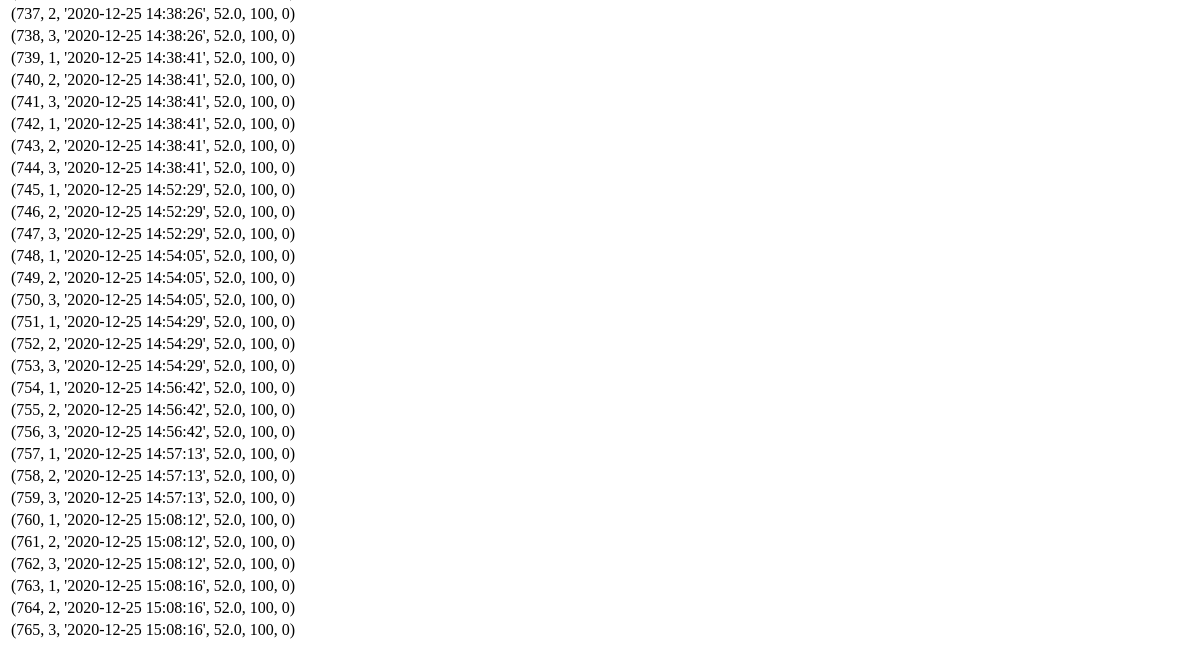
Before: /records (lower part) with the older database file.
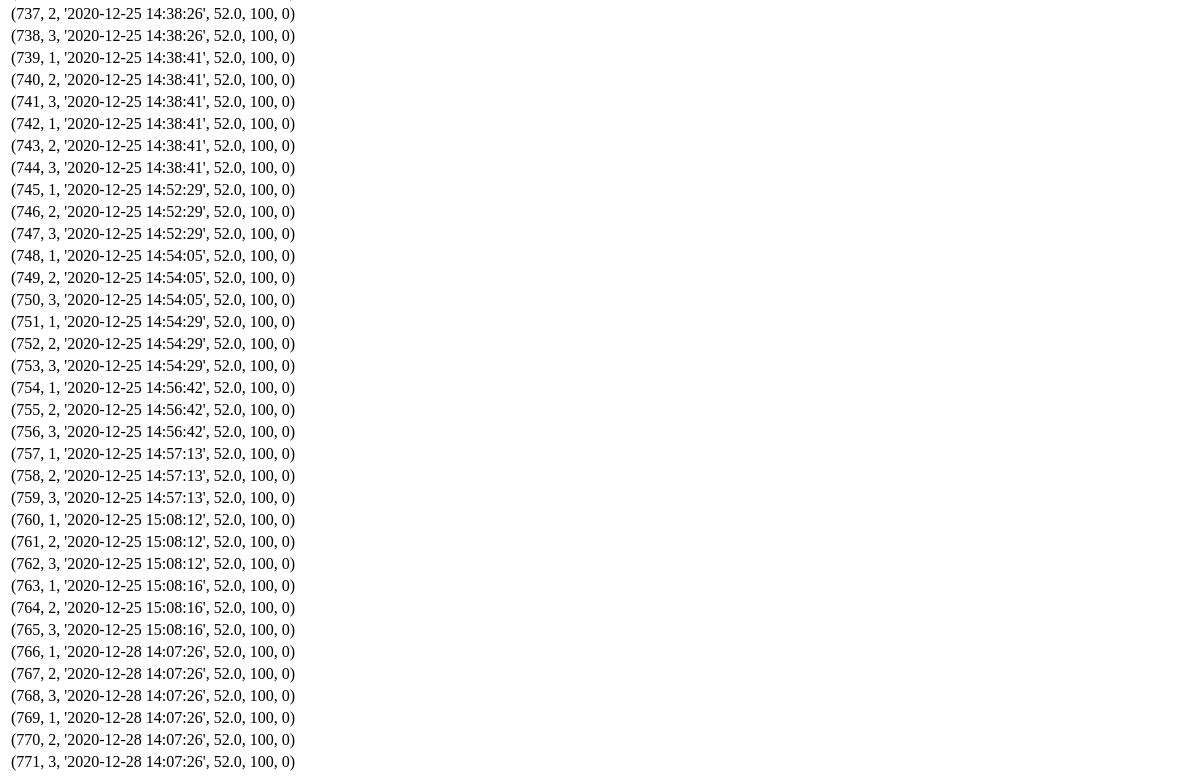
After: the same page with the newer database file.
### tables this page shows
CREATE TABLE measurements (
                 uid             INTEGER PRIMARY KEY AUTOINCREMENT,
                 deviceid        INTEGER NOT NULL,
                 loggeddatetime  TEXT NOT NULL,
                 kw              REAL NOT NULL,
                 kwh             INTEGER NOT NULL,
                 uploaded        INTEGER NOT NULL DEFAULT 0);

### flaskmain.py (the view)
@app.route('/records')
def get_records():
    rows = dbhandler.read_unuploaded_rows(500)
    return render_template('records.html', records=rows)

### dbhandler.py (called while the page is built)
    def read_unuploaded_rows(self, limit=10):
        with self.dbconn:
            c = self.dbconn.cursor()
            sql = '''SELECT * FROM measurements
                     WHERE uploaded == 0 ORDER BY uid ASC LIMIT ?'''
            c.execute(sql, (limit, ))
            rows = c.fetchall()
            return rows

### templates/records.html (shortened to what this page needs)
<!DOCTYPE html>
<html>
<head>
</head>
<body>
    <table>
    <tbody>
        {% for rec in records%}
        <tr><td>{{rec}}</td></tr>
        {% endfor %}
    </tbody>
    </table>
</body>
</html>

Changed rows visible on the page:
added measurements: rec "(766, 1, '2020-12-28 14:07:26', 52.0, 100, 0)"
added measurements: rec "(767, 2, '2020-12-28 14:07:26', 52.0, 100, 0)"
added measurements: rec "(768, 3, '2020-12-28 14:07:26', 52.0, 100, 0)"
added measurements: rec "(769, 1, '2020-12-28 14:07:26', 52.0, 100, 0)"
added measurements: rec "(770, 2, '2020-12-28 14:07:26', 52.0, 100, 0)"
added measurements: rec "(771, 3, '2020-12-28 14:07:26', 52.0, 100, 0)"
